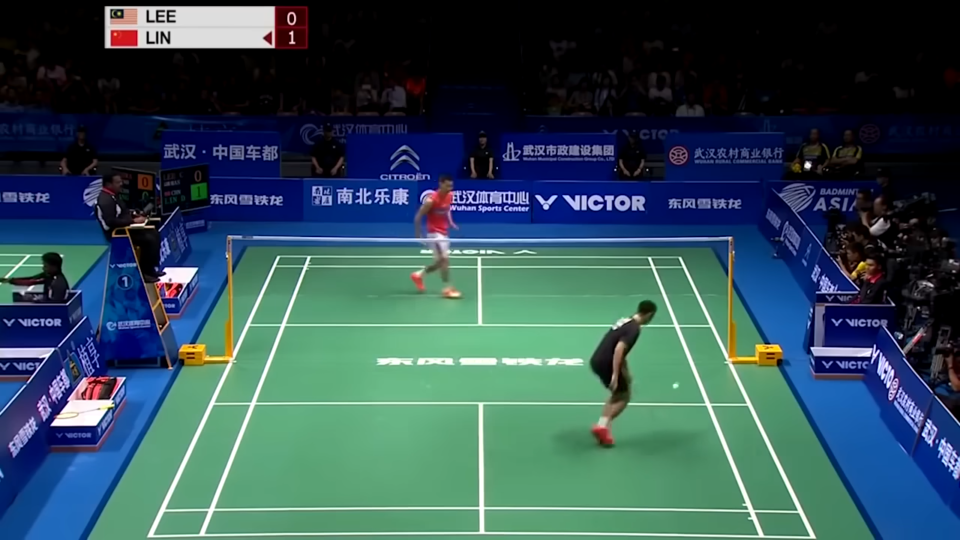
#> input picture image copy.png, 1920 x 1080 px (shown at 1/2 size); its folder holds only this picture in this run
$ python -i CornerDetector.py   (imports and definitions only)
#> lines starting #> are read from the running program, lines starting #| are printed output that depends on the picture; after the words box and inside, x2 and y2 are one past the last pixel; in counts of white or black regions, pixels touching at a corner belong together
import cv2
import numpy as np
from PIL import Image


class CornerDetector:
    def __init__(self, frame):
        self.input = frame

    def binary_img(self):
        raw_img = cv2.resize(self.input, (640, 640))
        gray_img = cv2.cvtColor(raw_img, cv2.COLOR_BGR2GRAY)
        ret, binary_img = cv2.threshold(gray_img, 190, 255, cv2.THRESH_BINARY)
        return gray_img, binary_img

    def detect_edges(self):
        # Canny Edge Detection
        gray_img, binary_img = self.binary_img()
        v = np.median(gray_img)
        sigma = 0.33
        lower = int(max(0, (1.0 - sigma) * v))
        upper = int(min(255, (1.0 + sigma) * v))
        edges = cv2.Canny(binary_img, lower, upper, apertureSize=7)
        return edges

    def segment_lines(self, deltaX=280, deltaY=0.5):
        # Hough Transform
        edges = self.detect_edges()
        linesP = cv2.HoughLinesP(edges, 1, np.pi / 90, 90, None, 10, 250)
        h_lines = []
        v_lines = []
        for line in linesP:
            for x1, y1, x2, y2 in line:
                if abs(y2 - y1) < deltaY:
                    h_lines.append(line)
                elif abs(x2 - x1) < deltaX:
                    v_lines.append(line)

        return h_lines, v_lines

    @staticmethod
    def filterHorizontalLines(h_lines, epsilon=20):
        global upper_line, lower_line
        h_results = []
        min_y = float('inf')
        max_y = float('-inf')
        for segment in h_lines:
            for x1, y1, x2, y2 in segment:
                if y1 < min_y:
                    min_y = y1
                    upper_line = segment
                if y1 > max_y:
                    max_y = y1
                    lower_line = segment
        upper_line[0][1] += epsilon
        upper_line[0][3] += epsilon
        h_results.append(upper_line)
        h_results.append(lower_line)
        return h_results

    @staticmethod
    def find_intersection(line1, line2):
        # extract points
        x1, y1, x2, y2 = line1[0]
        x3, y3, x4, y4 = line2[0]
        # compute determinant
        Px = ((x1 * y2 - y1 * x2) * (x3 - x4) - (x1 - x2) * (x3 * y4 - y3 * x4)) / \
             ((x1 - x2) * (y3 - y4) - (y1 - y2) * (x3 - x4))
        Py = ((x1 * y2 - y1 * x2) * (y3 - y4) - (y1 - y2) * (x3 * y4 - y3 * x4)) / \
             ((x1 - x2) * (y3 - y4) - (y1 - y2) * (x3 - x4))

        return Px, Py

    @staticmethod
    def cluster_points(points, nclusters=10):
        criteria = (cv2.TERM_CRITERIA_EPS + cv2.TERM_CRITERIA_MAX_ITER, 10, 1.0)
        _, _, centers = cv2.kmeans(points, nclusters, None, criteria, 10, cv2.KMEANS_PP_CENTERS)
        return centers

    def find_intersection_points(self):
        Px = []
        Py = []
        h_lines, v_lines = self.segment_lines()
        filtered_h_lines = self.filterHorizontalLines(h_lines)
        for h_line in filtered_h_lines:
            for v_line in v_lines:
                px, py = self.find_intersection(h_line, v_line)
                Px.append(px)
                Py.append(py)
        return Px, Py

    def find_key_point_on_court(self):
        Px, Py = self.find_intersection_points()
        P = np.float32(np.column_stack((Px, Py)))
        nclusters = 10
        centers = self.cluster_points(P, nclusters)
        return centers

    def convert_coordiante_size(self, bbox):
        w, h = self.input.shape[0], self.input.shape[1]
        centers = self.find_key_point_on_court()
        for center in centers:
            center[0] = (center[0] * (h / 640))
            center[1] = (center[1] * (w / 640))
        centers = centers + np.array([bbox[0][0],  bbox[0][1]], dtype=np.float32)
        return centers

    def draw_points(self, centers, frame):
        for i in range(len(centers) - 1):
            x, y = centers[i][0], centers[i][1]
            cv2.putText(frame, str(i), (int(x), int(y) - 10), cv2.FONT_HERSHEY_SIMPLEX, 0.5, (0, 0, 255), 2)
            cv2.circle(frame, (int(x), int(y)), 5, (0, 0, 255), -1)
        return frame

    def draw_key_points_on_videos(self, video_frames, bbox):
        output_video_frames = []
        centers = self.convert_coordiante_size(bbox)
        for frame in video_frames:
            frame = self.draw_points(centers, frame)
            output_video_frames.append(frame)
        return output_video_frames

>>> import cv2
>>> picture = cv2.imread('../image copy.png')
#> picture is the input picture: shape (1080, 1920, 3); mean B, G, R 86.9, 79.4, 50.5
>>> result = CornerDetector(picture).find_key_point_on_court()
#> in binary_img, `raw_img = cv2.resize(self.input, (640, 640))`:
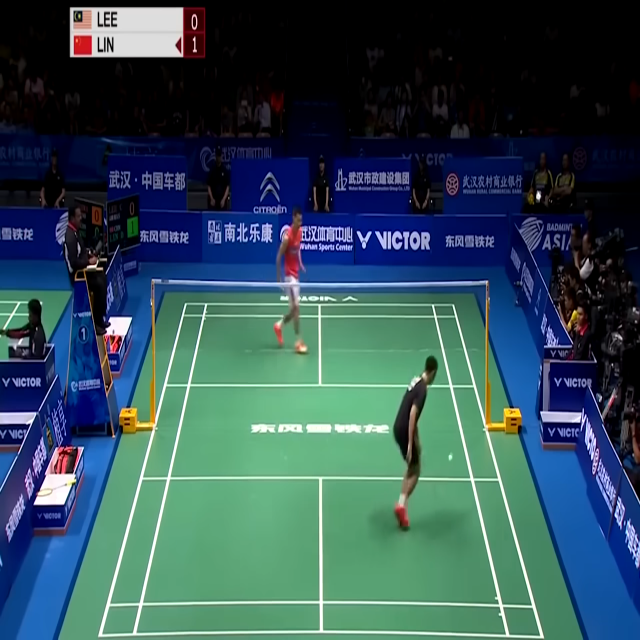
#> raw_img: shape (640, 640, 3); mean B, G, R 86.9, 79.4, 50.5
#> in binary_img, `gray_img = cv2.cvtColor(raw_img, cv2.COLOR_BGR2GRAY)`:
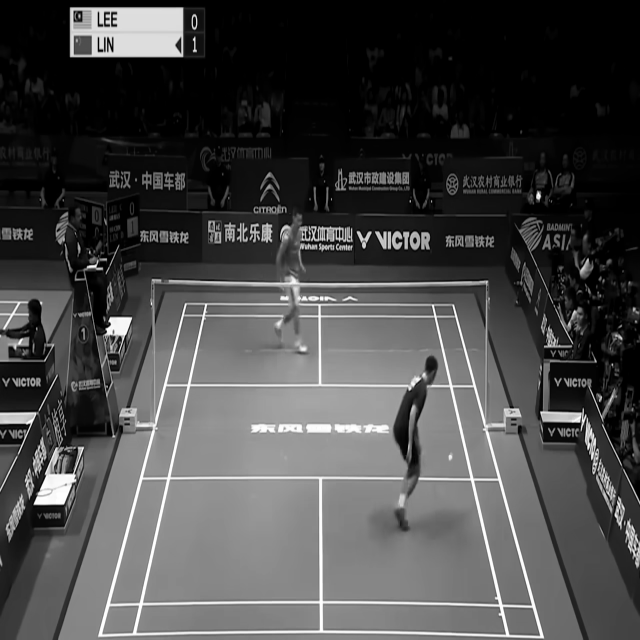
#> gray_img: shape (640, 640); min 0, max 255, mean 71.6
#> in binary_img, `ret, binary_img = cv2.threshold(gray_img, 190, 255, cv2.THRESH_BINARY)`:
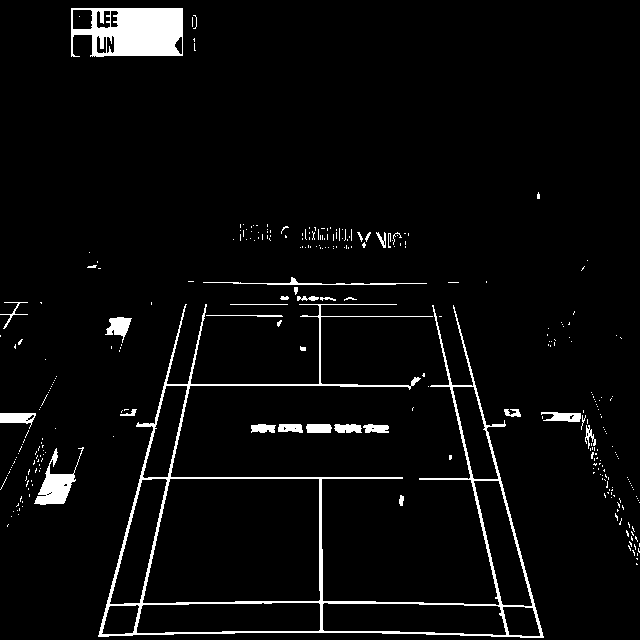
#> binary_img: shape (640, 640); 4.2% white; 312 white regions (279 under 20 px), largest, box (x1, y1, x2, y2) and area: (98, 304, 544, 638) 7922, (71, 8, 183, 57) 4161, (34, 447, 84, 505) 1011
#> in detect_edges, `v = np.median(gray_img)`: v = 59
#> in detect_edges, `lower = int(max(0, (1.0 - sigma) * v))`: lower = 39
#> in detect_edges, `upper = int(min(255, (1.0 + sigma) * v))`: upper = 78
#> in detect_edges, `edges = cv2.Canny(binary_img, lower, upper, apertureSize=7)`:
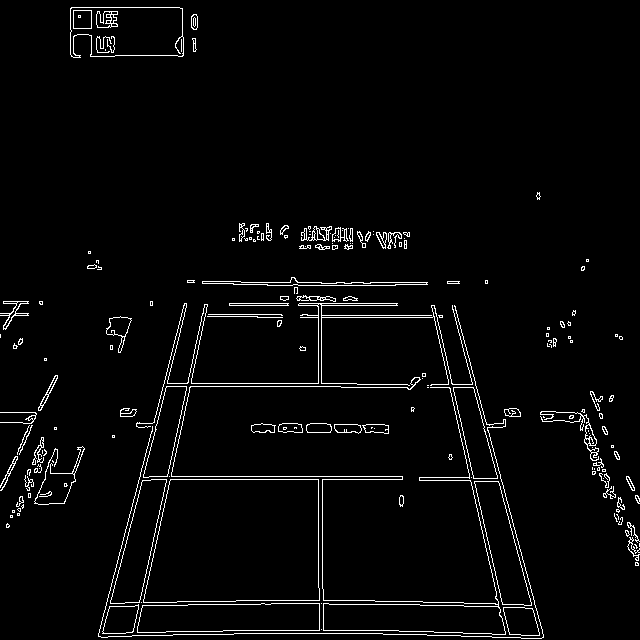
#> edges: shape (640, 640); 3.1% white in thin lines or dots
#> in segment_lines, `linesP = cv2.HoughLinesP(edges, 1, np.pi / 90, 90, None, 10, 250)`: linesP = 37 rows, first 6: [3, 479, 630, 479], [5, 476, 628, 476], [98, 633, 542, 633], [51, 383, 475, 383], [106, 604, 534, 604], [103, 637, 192, 280]
#> the loop in segment_lines, `for line in linesP:` made 37 passes
#> line on passes 1 to 12: [[3, 479, 630, 479]], [[5, 476, 628, 476]], [[98, 633, 542, 633]], [[51, 383, 475, 383]], [[106, 604, 534, 604]], [[103, 637, 192, 280]], [[3, 303, 397, 303]], [[8, 317, 457, 317]], [[318, 630, 318, 228]], [[99, 630, 542, 630]], [[0, 315, 574, 315]], [[187, 282, 487, 282]]
#> after the loop in segment_lines, `for line in linesP:`: h_lines = 27 items, first 6: [[3, 479, 630, 479]], [[5, 476, 628, 476]], [[98, 633, 542, 633]], [[51, 383, 475, 383]], [[106, 604, 534, 604]], [[3, 303, 397, 303]]; v_lines = [[[103, 637, 192, 280]], [[318, 630, 318, 228]], [[137, 635, 212, 281]], [[133, 635, 208, 281]], [[461, 343, 537, 611]], [[322, 588, 322, 227]], [[435, 308, 505, 637]], [[100, 636, 189, 280]], [[450, 281, 539, 638]], [[425, 284, 513, 637]]]
#> the loop in filterHorizontalLines, `for segment in h_lines:` made 27 passes
#> after the loop in filterHorizontalLines, `for segment in h_lines:`: lower_line = [[98, 635, 172, 635]]; max_y = 635; min_y = 7; upper_line = [[71, 7, 179, 7]]
#> in find_intersection_points, `filtered_h_lines = self.filterHorizontalLines(h_lines)`: filtered_h_lines = [[[71, 27, 179, 27]], [[98, 635, 172, 635]]]
#> the loop in find_intersection_points, `for h_line in filtered_h_lines:` made 2 passes
#> after the loop in find_intersection_points, `for h_line in filtered_h_lines:`: Px = [255.1, 318, 265.8, 261.8, 371.4, 322, 375.2, 252.2, 386.7, 360.9, 103.5, 318, 137, 133, 543.8, 322, 504.6, 100.2, 538.3, 512.5]; Py = [27, 27, 27, 27, 27, 27, 27, 27, 27, 27, 635, 635, 635, 635, 635, 635, 635, 635, 635, 635]
#> in find_key_point_on_court, `P = np.float32(np.column_stack((Px, Py)))`: P = 20 rows, first 8: [255.1, 27], [318, 27], [265.8, 27], [261.8, 27], [371.4, 27], [322, 27], [375.2, 27], [252.2, 27]
#> in cluster_points, `_, _, centers = cv2.kmeans(points, nclusters, None, criteria, 10, cv2...`: centers = [[320, 635], [386.7, 27], [101.9, 635], [508.5, 635], [263.8, 27], [541, 635], [320, 27], [135, 635], [369.2, 27], [253.7, 27]]
#> result has the same summary as centers in cluster_points
